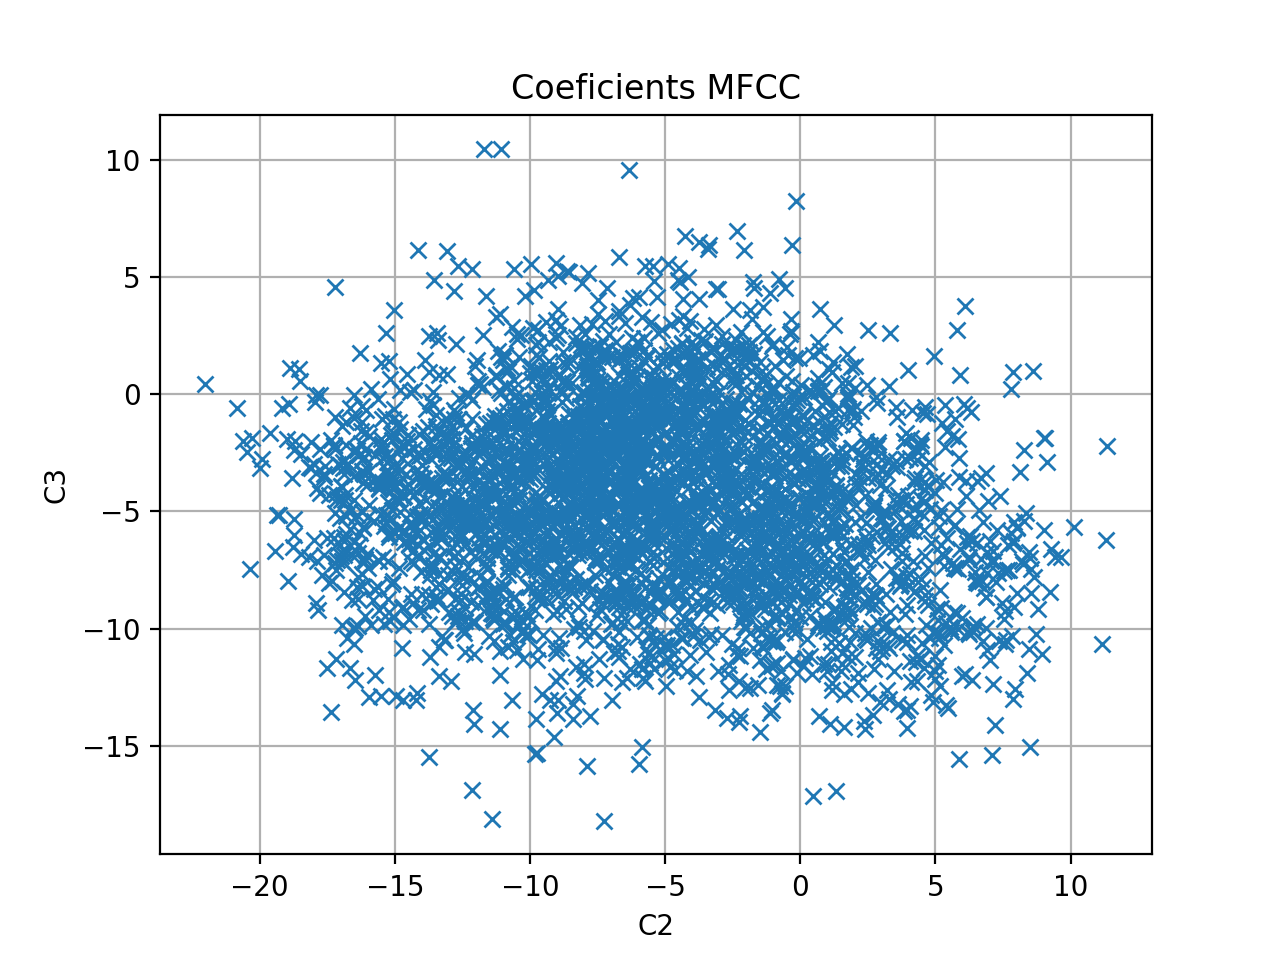

Here is the Python script that generated this plot:
import matplotlib.pyplot as plt
import numpy as np
import soundfile as sf


fdata = open('mfcc_2_3.txt', 'r') 
data_x = []                
data_y = []               
rows = fdata.readlines() 
for row in rows:
    x, y = row.split()     
    data_x.append(float(x)) 
    data_y.append(float(y)) 

plt.plot(data_x,data_y,'x')
plt.title('Coeficients MFCC')
plt.xlabel("C2")
plt.ylabel("C3")
plt.grid(True)
plt.show()

fdata.close()
